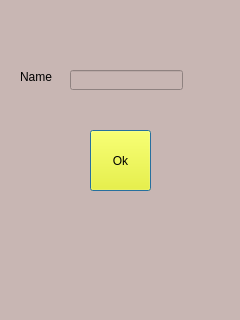
<?xml version="1.0" encoding="UTF-8"?>
<ui version="4.0">
 <class>Dialog</class>
 <widget class="QDialog" name="Dialog">
  <property name="geometry">
   <rect>
    <x>0</x>
    <y>0</y>
    <width>240</width>
    <height>320</height>
   </rect>
  </property>
  <property name="windowTitle">
   <string>Dialog</string>
  </property>
  <property name="styleSheet">
   <string notr="true">background-color:rgb(200, 182, 179)</string>
  </property>
  <widget class="QPushButton" name="pushButton">
   <property name="geometry">
    <rect>
     <x>90</x>
     <y>130</y>
     <width>61</width>
     <height>61</height>
    </rect>
   </property>
   <property name="whatsThis">
    <string>&lt;html&gt;&lt;head/&gt;&lt;body&gt;&lt;p&gt;WhatsThistekstje&lt;/p&gt;&lt;/body&gt;&lt;/html&gt;</string>
   </property>
   <property name="styleSheet">
    <string notr="true">background-color:rgb(255, 255, 0)</string>
   </property>
   <property name="text">
    <string>Ok</string>
   </property>
  </widget>
  <widget class="QLineEdit" name="lineEdit">
   <property name="geometry">
    <rect>
     <x>70</x>
     <y>70</y>
     <width>113</width>
     <height>20</height>
    </rect>
   </property>
  </widget>
  <widget class="QLabel" name="label">
   <property name="geometry">
    <rect>
     <x>20</x>
     <y>70</y>
     <width>47</width>
     <height>13</height>
    </rect>
   </property>
   <property name="text">
    <string>Name</string>
   </property>
  </widget>
  <widget class="QLabel" name="label1">
   <property name="geometry">
    <rect>
     <x>50</x>
     <y>200</y>
     <width>141</width>
     <height>31</height>
    </rect>
   </property>
   <property name="font">
    <font>
     <family>MV Boli</family>
     <pointsize>16</pointsize>
    </font>
   </property>
   <property name="cursor">
    <cursorShape>CrossCursor</cursorShape>
   </property>
   <property name="text">
    <string/>
   </property>
  </widget>
 </widget>
 <resources>
  <include location="qtResource.qrc"/>
 </resources>
 <connections/>
</ui>
